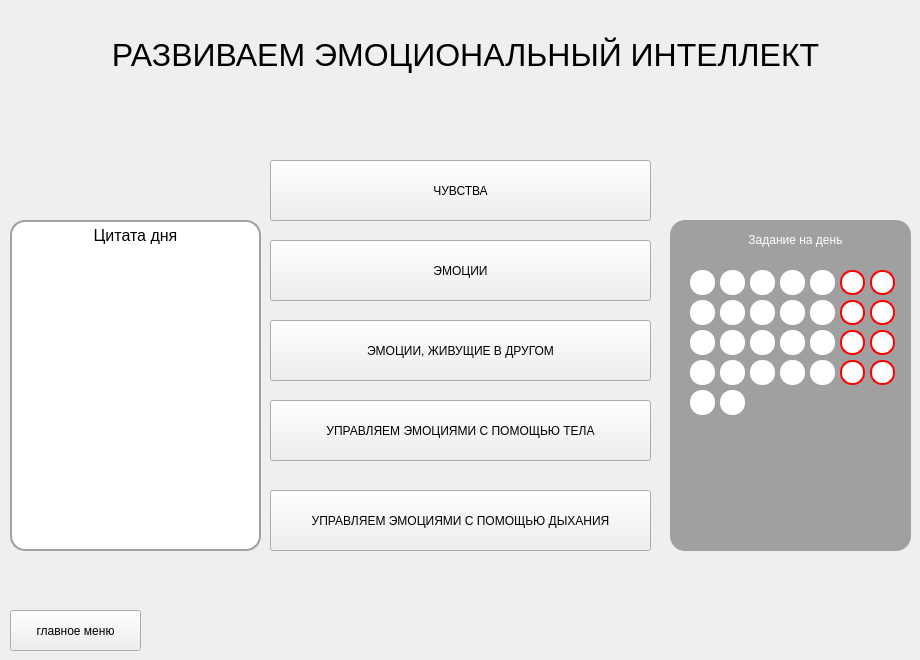
   <widget class="QWidget" name="page">
    <widget class="QLabel" name="label_5">
     <property name="geometry">
      <rect>
       <x>100</x>
       <y>10</y>
       <width>731</width>
       <height>91</height>
      </rect>
     </property>
     <property name="styleSheet">
      <string notr="true">font-family:Arial;
font-size:24pt;</string>
     </property>
     <property name="text">
      <string>&lt;html&gt;&lt;head/&gt;&lt;body&gt;&lt;p align=&quot;center&quot;&gt;РАЗВИВАЕМ ЭМОЦИОНАЛЬНЫЙ ИНТЕЛЛЕКТ&lt;/p&gt;&lt;/body&gt;&lt;/html&gt;</string>
     </property>
    </widget>
    <widget class="QTextEdit" name="textEdit_8">
     <property name="enabled">
      <bool>false</bool>
     </property>
     <property name="geometry">
      <rect>
       <x>10</x>
       <y>220</y>
       <width>251</width>
       <height>331</height>
      </rect>
     </property>
     <property name="styleSheet">
      <string notr="true">color:black;
border:2px solid #a0a0a0;
border-radius:15px;
background-color:white;</string>
     </property>
     <property name="html">
      <string>&lt;!DOCTYPE HTML PUBLIC &quot;-//W3C//DTD HTML 4.0//EN&quot; &quot;http://www.w3.org/TR/REC-html40/strict.dtd&quot;&gt;
&lt;html&gt;&lt;head&gt;&lt;meta name=&quot;qrichtext&quot; content=&quot;1&quot; /&gt;&lt;style type=&quot;text/css&quot;&gt;
p, li { white-space: pre-wrap; }
&lt;/style&gt;&lt;/head&gt;&lt;body style=&quot; font-family:'Arial'; font-size:11pt; font-weight:400; font-style:normal;&quot;&gt;
&lt;p align=&quot;center&quot; style=&quot; margin-top:0px; margin-bottom:0px; margin-left:0px; margin-right:0px; -qt-block-indent:0; text-indent:0px;&quot;&gt;&lt;span style=&quot; font-size:12pt;&quot;&gt;Цитата дня&lt;/span&gt;&lt;/p&gt;&lt;/body&gt;&lt;/html&gt;</string>
     </property>
    </widget>
    <widget class="QPushButton" name="pushButton_9">
     <property name="geometry">
      <rect>
       <x>270</x>
       <y>160</y>
       <width>381</width>
       <height>61</height>
      </rect>
     </property>
     <property name="text">
      <string>ЧУВСТВА</string>
     </property>
    </widget>
    <widget class="QPushButton" name="pushButton_10">
     <property name="geometry">
      <rect>
       <x>270</x>
       <y>240</y>
       <width>381</width>
       <height>61</height>
      </rect>
     </property>
     <property name="text">
      <string>ЭМОЦИИ</string>
     </property>
    </widget>
    <widget class="QPushButton" name="pushButton_11">
     <property name="geometry">
      <rect>
       <x>270</x>
       <y>320</y>
       <width>381</width>
       <height>61</height>
      </rect>
     </property>
     <property name="text">
      <string>ЭМОЦИИ, ЖИВУЩИЕ В ДРУГОМ</string>
     </property>
    </widget>
    <widget class="QPushButton" name="pushButton_12">
     <property name="geometry">
      <rect>
       <x>270</x>
       <y>400</y>
       <width>381</width>
       <height>61</height>
      </rect>
     </property>
     <property name="text">
      <string>УПРАВЛЯЕМ ЭМОЦИЯМИ С ПОМОЩЬЮ ТЕЛА</string>
     </property>
    </widget>
    <widget class="QPushButton" name="pushButton_13">
     <property name="geometry">
      <rect>
       <x>270</x>
       <y>490</y>
       <width>381</width>
       <height>61</height>
      </rect>
     </property>
     <property name="text">
      <string>УПРАВЛЯЕМ ЭМОЦИЯМИ С ПОМОЩЬЮ ДЫХАНИЯ</string>
     </property>
    </widget>
    <widget class="QPushButton" name="pushButton_21">
     <property name="geometry">
      <rect>
       <x>10</x>
       <y>610</y>
       <width>131</width>
       <height>41</height>
      </rect>
     </property>
     <property name="text">
      <string>главное меню</string>
     </property>
    </widget>
    <widget class="QLabel" name="label_6">
     <property name="geometry">
      <rect>
       <x>670</x>
       <y>220</y>
       <width>241</width>
       <height>331</height>
      </rect>
     </property>
     <property name="styleSheet">
      <string notr="true">background-color:#a0a0a0;
border-radius:15px;</string>
     </property>
     <property name="text">
      <string/>
     </property>
    </widget>
    <widget class="QLabel" name="label_8">
     <property name="geometry">
      <rect>
       <x>730</x>
       <y>230</y>
       <width>131</width>
       <height>21</height>
      </rect>
     </property>
     <property name="styleSheet">
      <string notr="true">color:white;
font: 12pt &quot;Arial&quot;;</string>
     </property>
     <property name="text">
      <string>&lt;html&gt;&lt;head/&gt;&lt;body&gt;&lt;p align=&quot;center&quot;&gt;Задание на день&lt;/p&gt;&lt;/body&gt;&lt;/html&gt;</string>
     </property>
    </widget>
    <widget class="QPushButton" name="pushButton_50">
     <property name="geometry">
      <rect>
       <x>690</x>
       <y>270</y>
       <width>25</width>
       <height>25</height>
      </rect>
     </property>
     <property name="styleSheet">
      <string notr="true">
background-color:white;
border-radius:12px;</string>
     </property>
     <property name="text">
      <string/>
     </property>
    </widget>
    <widget class="QPushButton" name="pushButton_51">
     <property name="geometry">
      <rect>
       <x>720</x>
       <y>270</y>
       <width>25</width>
       <height>25</height>
      </rect>
     </property>
     <property name="styleSheet">
      <string notr="true">
background-color:white;
border-radius:12px;</string>
     </property>
     <property name="text">
      <string/>
     </property>
    </widget>
    <widget class="QPushButton" name="pushButton_52">
     <property name="geometry">
      <rect>
       <x>750</x>
       <y>270</y>
       <width>25</width>
       <height>25</height>
      </rect>
     </property>
     <property name="styleSheet">
      <string notr="true">
background-color:white;
border-radius:12px;</string>
     </property>
     <property name="text">
      <string/>
     </property>
    </widget>
    <widget class="QPushButton" name="pushButton_114">
     <property name="geometry">
      <rect>
       <x>810</x>
       <y>270</y>
       <width>25</width>
       <height>25</height>
      </rect>
     </property>
     <property name="styleSheet">
      <string notr="true">
background-color:white;
border-radius:12px;</string>
     </property>
     <property name="text">
      <string/>
     </property>
    </widget>
    <widget class="QPushButton" name="pushButton_26">
     <property name="geometry">
      <rect>
       <x>840</x>
       <y>270</y>
       <width>25</width>
       <height>25</height>
      </rect>
     </property>
     <property name="styleSheet">
      <string notr="true">border:2px solid red;
background-color:white;
border-radius:12px;</string>
     </property>
     <property name="text">
      <string/>
     </property>
    </widget>
    <widget class="QPushButton" name="pushButton_53">
     <property name="geometry">
      <rect>
       <x>780</x>
       <y>270</y>
       <width>25</width>
       <height>25</height>
      </rect>
     </property>
     <property name="styleSheet">
      <string notr="true">
background-color:white;
border-radius:12px;</string>
     </property>
     <property name="text">
      <string/>
     </property>
    </widget>
    <widget class="QPushButton" name="pushButton_28">
     <property name="geometry">
      <rect>
       <x>870</x>
       <y>270</y>
       <width>25</width>
       <height>25</height>
      </rect>
     </property>
     <property name="styleSheet">
      <string notr="true">border:2px solid red;
background-color:white;
border-radius:12px;</string>
     </property>
     <property name="text">
      <string/>
     </property>
    </widget>
    <widget class="QPushButton" name="pushButton_29">
     <property name="geometry">
      <rect>
       <x>720</x>
       <y>300</y>
       <width>25</width>
       <height>25</height>
      </rect>
     </property>
     <property name="styleSheet">
      <string notr="true">
background-color:white;
border-radius:12px;</string>
     </property>
     <property name="text">
      <string/>
     </property>
    </widget>
    <widget class="QPushButton" name="pushButton_30">
     <property name="geometry">
      <rect>
       <x>840</x>
       <y>300</y>
       <width>25</width>
       <height>25</height>
      </rect>
     </property>
     <property name="styleSheet">
      <string notr="true">border:2px solid red;
background-color:white;
border-radius:12px;</string>
     </property>
     <property name="text">
      <string/>
     </property>
    </widget>
    <widget class="QPushButton" name="pushButton_31">
     <property name="geometry">
      <rect>
       <x>810</x>
       <y>300</y>
       <width>25</width>
       <height>25</height>
      </rect>
     </property>
     <property name="styleSheet">
      <string notr="true">
background-color:white;
border-radius:12px;</string>
     </property>
     <property name="text">
      <string/>
     </property>
    </widget>
    <widget class="QPushButton" name="pushButton_32">
     <property name="geometry">
      <rect>
       <x>870</x>
       <y>300</y>
       <width>25</width>
       <height>25</height>
      </rect>
     </property>
     <property name="styleSheet">
      <string notr="true">border:2px solid red;
background-color:white;
border-radius:12px;</string>
     </property>
     <property name="text">
      <string/>
     </property>
    </widget>
    <widget class="QPushButton" name="pushButton_33">
     <property name="geometry">
      <rect>
       <x>750</x>
       <y>300</y>
       <width>25</width>
       <height>25</height>
      </rect>
     </property>
     <property name="styleSheet">
      <string notr="true">
background-color:white;
border-radius:12px;</string>
     </property>
     <property name="text">
      <string/>
     </property>
    </widget>
    <widget class="QPushButton" name="pushButton_34">
     <property name="geometry">
      <rect>
       <x>690</x>
       <y>300</y>
       <width>25</width>
       <height>25</height>
      </rect>
     </property>
     <property name="styleSheet">
      <string notr="true">
background-color:white;
border-radius:12px;</string>
     </property>
     <property name="text">
      <string/>
     </property>
    </widget>
    <widget class="QPushButton" name="pushButton_35">
     <property name="geometry">
      <rect>
       <x>780</x>
       <y>300</y>
       <width>25</width>
       <height>25</height>
      </rect>
     </property>
     <property name="styleSheet">
      <string notr="true">
background-color:white;
border-radius:12px;</string>
     </property>
     <property name="text">
      <string/>
     </property>
    </widget>
    <widget class="QPushButton" name="pushButton_36">
     <property name="geometry">
      <rect>
       <x>720</x>
       <y>330</y>
       <width>25</width>
       <height>25</height>
      </rect>
     </property>
     <property name="styleSheet">
      <string notr="true">
background-color:white;
border-radius:12px;</string>
     </property>
     <property name="text">
      <string/>
     </property>
    </widget>
    <widget class="QPushButton" name="pushButton_37">
     <property name="geometry">
      <rect>
       <x>840</x>
       <y>330</y>
       <width>25</width>
       <height>25</height>
      </rect>
     </property>
     <property name="styleSheet">
      <string notr="true">border:2px solid red;
background-color:white;
border-radius:12px;</string>
     </property>
     <property name="text">
      <string/>
     </property>
    </widget>
    <widget class="QPushButton" name="pushButton_38">
     <property name="geometry">
      <rect>
       <x>810</x>
       <y>330</y>
       <width>25</width>
       <height>25</height>
      </rect>
     </property>
     <property name="styleSheet">
      <string notr="true">
background-color:white;
border-radius:12px;</string>
     </property>
     <property name="text">
      <string/>
     </property>
    </widget>
    <widget class="QPushButton" name="pushButton_39">
     <property name="geometry">
      <rect>
       <x>870</x>
       <y>330</y>
       <width>25</width>
       <height>25</height>
      </rect>
     </property>
     <property name="styleSheet">
      <string notr="true">border:2px solid red;
background-color:white;
border-radius:12px;</string>
     </property>
     <property name="text">
      <string/>
     </property>
    </widget>
    <widget class="QPushButton" name="pushButton_40">
     <property name="geometry">
      <rect>
       <x>750</x>
       <y>330</y>
       <width>25</width>
       <height>25</height>
      </rect>
     </property>
     <property name="styleSheet">
      <string notr="true">
background-color:white;
border-radius:12px;</string>
     </property>
     <property name="text">
      <string/>
     </property>
    </widget>
    <widget class="QPushButton" name="pushButton_41">
     <property name="geometry">
      <rect>
       <x>690</x>
       <y>330</y>
       <width>25</width>
       <height>25</height>
      </rect>
     </property>
     <property name="styleSheet">
      <string notr="true">
background-color:white;
border-radius:12px;</string>
     </property>
     <property name="text">
      <string/>
     </property>
    </widget>
    <widget class="QPushButton" name="pushButton_42">
     <property name="geometry">
      <rect>
       <x>780</x>
       <y>330</y>
       <width>25</width>
       <height>25</height>
      </rect>
     </property>
     <property name="styleSheet">
      <string notr="true">
background-color:white;
border-radius:12px;</string>
     </property>
     <property name="text">
      <string/>
     </property>
    </widget>
    <widget class="QPushButton" name="pushButton_43">
     <property name="geometry">
      <rect>
       <x>720</x>
       <y>360</y>
       <width>25</width>
       <height>25</height>
      </rect>
     </property>
     <property name="styleSheet">
      <string notr="true">
background-color:white;
border-radius:12px;</string>
     </property>
     <property name="text">
      <string/>
     </property>
    </widget>
    <widget class="QPushButton" name="pushButton_44">
     <property name="geometry">
      <rect>
       <x>840</x>
       <y>360</y>
       <width>25</width>
       <height>25</height>
      </rect>
     </property>
     <property name="styleSheet">
      <string notr="true">border:2px solid red;
background-color:white;
border-radius:12px;</string>
     </property>
     <property name="text">
      <string/>
     </property>
    </widget>
    <widget class="QPushButton" name="pushButton_45">
     <property name="geometry">
      <rect>
       <x>810</x>
       <y>360</y>
       <width>25</width>
       <height>25</height>
      </rect>
     </property>
     <property name="styleSheet">
      <string notr="true">
background-color:white;
border-radius:12px;</string>
     </property>
     <property name="text">
      <string/>
     </property>
    </widget>
    <widget class="QPushButton" name="pushButton_46">
     <property name="geometry">
      <rect>
       <x>870</x>
       <y>360</y>
       <width>25</width>
       <height>25</height>
      </rect>
     </property>
     <property name="styleSheet">
      <string notr="true">border:2px solid red;
background-color:white;
border-radius:12px;</string>
     </property>
     <property name="text">
      <string/>
     </property>
    </widget>
    <widget class="QPushButton" name="pushButton_47">
     <property name="geometry">
      <rect>
       <x>750</x>
       <y>360</y>
       <width>25</width>
       <height>25</height>
      </rect>
     </property>
     <property name="styleSheet">
      <string notr="true">
background-color:white;
border-radius:12px;</string>
     </property>
     <property name="text">
      <string/>
     </property>
    </widget>
    <widget class="QPushButton" name="pushButton_48">
     <property name="geometry">
      <rect>
       <x>690</x>
       <y>360</y>
       <width>25</width>
       <height>25</height>
      </rect>
     </property>
     <property name="styleSheet">
      <string notr="true">
background-color:white;
border-radius:12px;</string>
     </property>
     <property name="text">
      <string/>
     </property>
    </widget>
    <widget class="QPushButton" name="pushButton_49">
     <property name="geometry">
      <rect>
       <x>780</x>
       <y>360</y>
       <width>25</width>
       <height>25</height>
      </rect>
     </property>
     <property name="styleSheet">
      <string notr="true">
background-color:white;
border-radius:12px;</string>
     </property>
     <property name="text">
      <string/>
     </property>
    </widget>
    <widget class="QPushButton" name="pushButton_112">
     <property name="geometry">
      <rect>
       <x>720</x>
       <y>390</y>
       <width>25</width>
       <height>25</height>
      </rect>
     </property>
     <property name="styleSheet">
      <string notr="true">
background-color:white;
border-radius:12px;</string>
     </property>
     <property name="text">
      <string/>
     </property>
    </widget>
    <widget class="QPushButton" name="pushButton_113">
     <property name="geometry">
      <rect>
       <x>690</x>
       <y>390</y>
       <width>25</width>
       <height>25</height>
      </rect>
     </property>
     <property name="styleSheet">
      <string notr="true">
background-color:white;
border-radius:12px;</string>
     </property>
     <property name="text">
      <string/>
     </property>
    </widget>
    <widget class="QTextEdit" name="textEdit_25">
     <property name="enabled">
      <bool>false</bool>
     </property>
     <property name="geometry">
      <rect>
       <x>680</x>
       <y>450</y>
       <width>221</width>
       <height>91</height>
      </rect>
     </property>
     <property name="styleSheet">
      <string notr="true">background-color:#a0a0a0;
color:white;
font: 12pt &quot;Arial&quot;;
border:0;
padding:10px;
</string>
     </property>
     <property name="html">
      <string>&lt;!DOCTYPE HTML PUBLIC &quot;-//W3C//DTD HTML 4.0//EN&quot; &quot;http://www.w3.org/TR/REC-html40/strict.dtd&quot;&gt;
&lt;html&gt;&lt;head&gt;&lt;meta name=&quot;qrichtext&quot; content=&quot;1&quot; /&gt;&lt;style type=&quot;text/css&quot;&gt;
p, li { white-space: pre-wrap; }
&lt;/style&gt;&lt;/head&gt;&lt;body style=&quot; font-family:'Arial'; font-size:12pt; font-weight:400; font-style:normal;&quot;&gt;
&lt;p style=&quot;-qt-paragraph-type:empty; margin-top:0px; margin-bottom:0px; margin-left:0px; margin-right:0px; -qt-block-indent:0; text-indent:0px;&quot;&gt;&lt;br /&gt;&lt;/p&gt;&lt;/body&gt;&lt;/html&gt;</string>
     </property>
    </widget>
    <widget class="QTextEdit" name="textEdit_26">
     <property name="enabled">
      <bool>false</bool>
     </property>
     <property name="geometry">
      <rect>
       <x>20</x>
       <y>290</y>
       <width>231</width>
       <height>121</height>
      </rect>
     </property>
     <property name="styleSheet">
      <string notr="true">background-color:white;
color:#a0a0a0;
border:0;
font: 12pt &quot;Arial&quot;;
padding:10px;</string>
     </property>
     <property name="html">
      <string>&lt;!DOCTYPE HTML PUBLIC &quot;-//W3C//DTD HTML 4.0//EN&quot; &quot;http://www.w3.org/TR/REC-html40/strict.dtd&quot;&gt;
&lt;html&gt;&lt;head&gt;&lt;meta name=&quot;qrichtext&quot; content=&quot;1&quot; /&gt;&lt;style type=&quot;text/css&quot;&gt;
p, li { white-space: pre-wrap; }
&lt;/style&gt;&lt;/head&gt;&lt;body style=&quot; font-family:'Arial'; font-size:12pt; font-weight:400; font-style:normal;&quot;&gt;
&lt;p style=&quot;-qt-paragraph-type:empty; margin-top:0px; margin-bottom:0px; margin-left:0px; margin-right:0px; -qt-block-indent:0; text-indent:0px; font-family:'MS Shell Dlg 2'; font-size:8.25pt;&quot;&gt;&lt;br /&gt;&lt;/p&gt;&lt;/body&gt;&lt;/html&gt;</string>
     </property>
    </widget>
   </widget>
